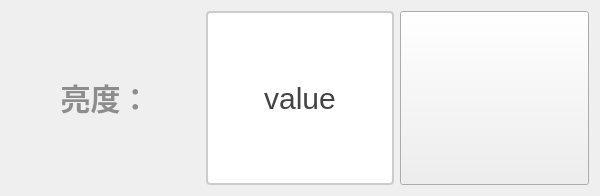
<?xml version="1.0" encoding="UTF-8"?>
<ui version="4.0">
 <class>DlgExposureTimeSetClass</class>
 <widget class="QDialog" name="DlgExposureTimeSetClass">
  <property name="geometry">
   <rect>
    <x>0</x>
    <y>0</y>
    <width>600</width>
    <height>196</height>
   </rect>
  </property>
  <property name="windowTitle">
   <string>DlgExposureTimeSet</string>
  </property>
  <layout class="QHBoxLayout" name="horizontalLayout">
   <item>
    <widget class="QLabel" name="label_exposureTime">
     <property name="styleSheet">
      <string notr="true">QLabel {
       font-size: 30px;        
       font-weight: bold;        
       color:  rgb(141, 141, 141);       
       padding: 5px 5px;     
       border-bottom: 2px solid #cccccc; 
    }</string>
     </property>
     <property name="text">
      <string>亮度：</string>
     </property>
     <property name="alignment">
      <set>Qt::AlignmentFlag::AlignCenter</set>
     </property>
    </widget>
   </item>
   <item>
    <widget class="QPushButton" name="pbtn_exposureTimeValue">
     <property name="sizePolicy">
      <sizepolicy hsizetype="Minimum" vsizetype="Minimum">
       <horstretch>0</horstretch>
       <verstretch>0</verstretch>
      </sizepolicy>
     </property>
     <property name="styleSheet">
      <string notr="true">QPushButton {
    padding: 6px 14px;
    border: 2px solid #CCC;
    border-radius: 4px;
    background-color: white;
    color: #444;
    font-size: 30px; 
}

QPushButton:hover {
    border-color: #999;
    background-color: #F5F5F5;
}

QPushButton:pressed {
    border-color: #777;
    background-color: #EEE;
}</string>
     </property>
     <property name="text">
      <string>value</string>
     </property>
    </widget>
   </item>
   <item>
    <widget class="QPushButton" name="pbtn_close">
     <property name="sizePolicy">
      <sizepolicy hsizetype="Minimum" vsizetype="Minimum">
       <horstretch>0</horstretch>
       <verstretch>0</verstretch>
      </sizepolicy>
     </property>
     <property name="styleSheet">
      <string notr="true">QPushButton {
    padding: 8px 16px 8px 36px; 
    font-size: 14px;
    qproperty-icon: url(:/ButtonScanner/image/exit.png);  
    qproperty-iconSize: 30px 30px;
}

QPushButton:hover {
    background-color: #ff6666;
}

QPushButton:pressed {
    background-color: #cc0000;
}
</string>
     </property>
     <property name="text">
      <string/>
     </property>
    </widget>
   </item>
  </layout>
 </widget>
 <layoutdefault spacing="6" margin="11"/>
 <resources/>
 <connections/>
</ui>
